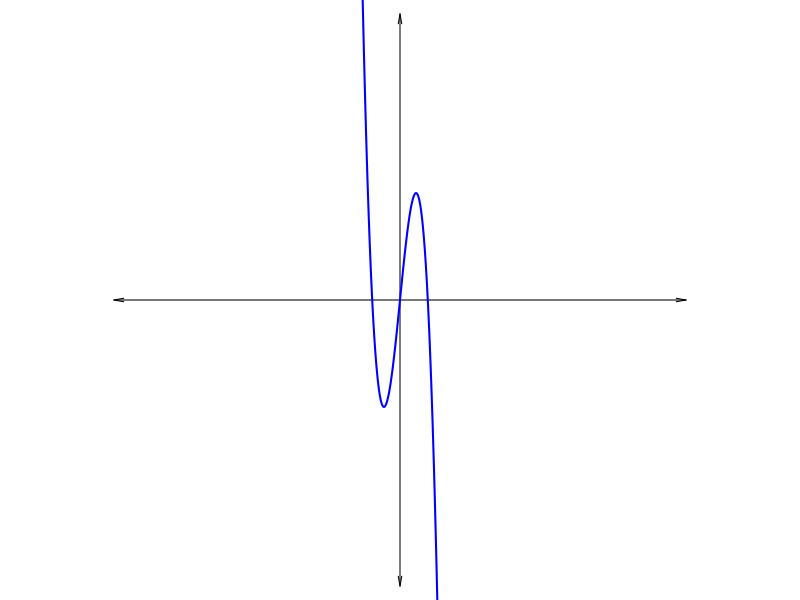
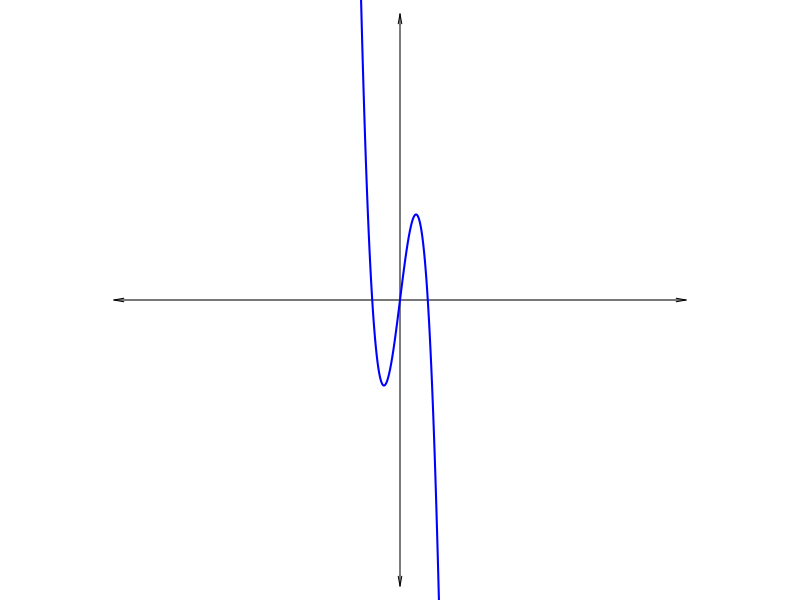
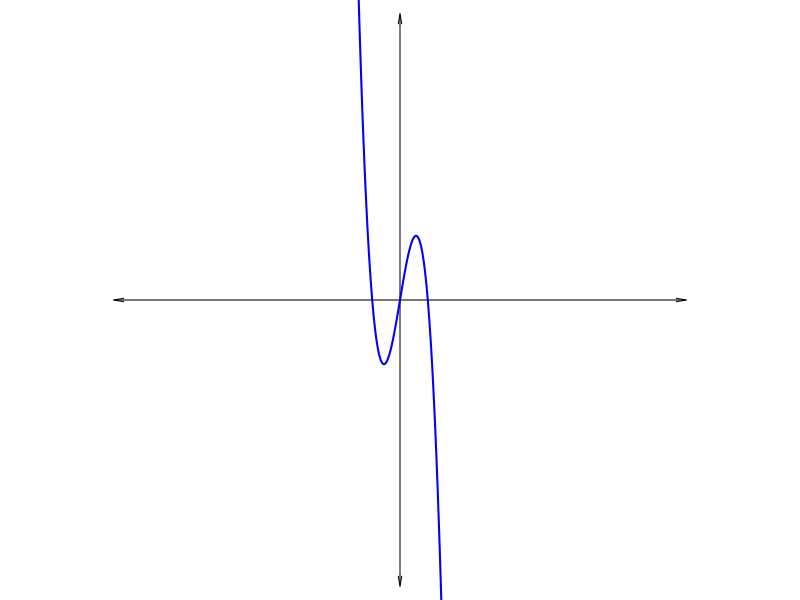
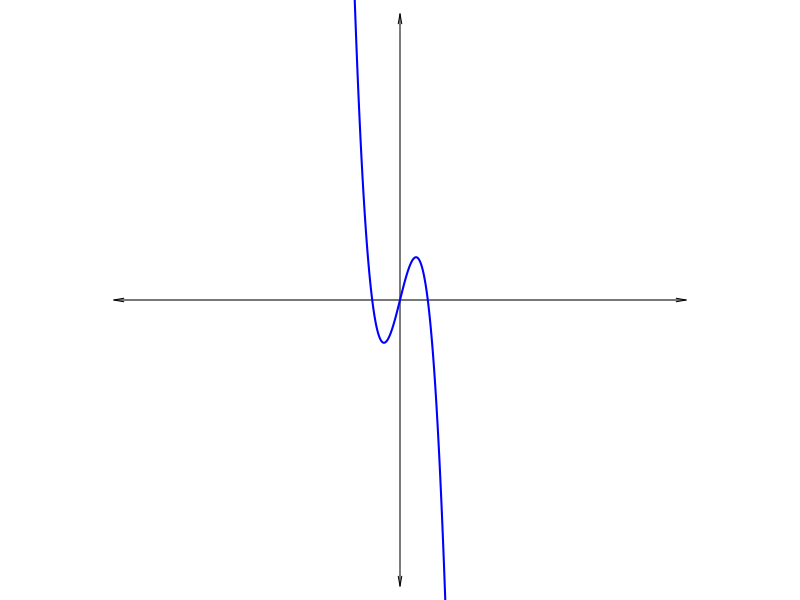
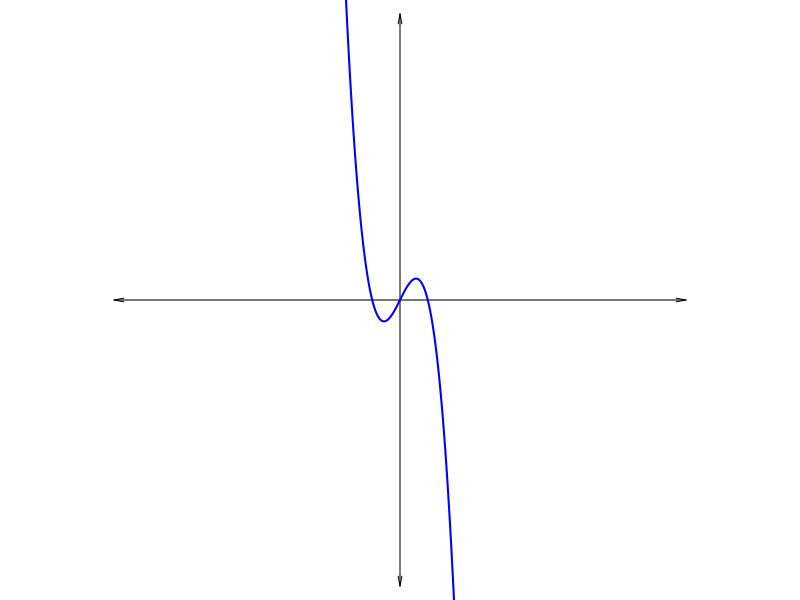
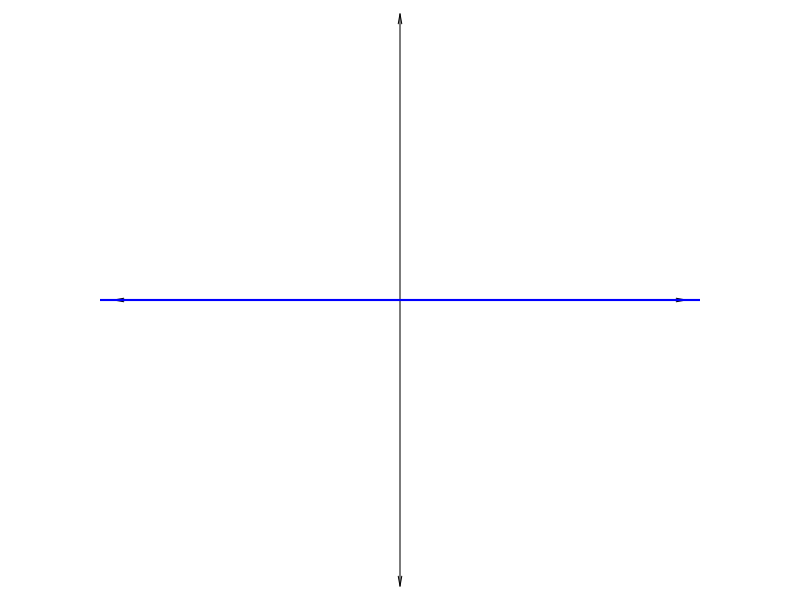
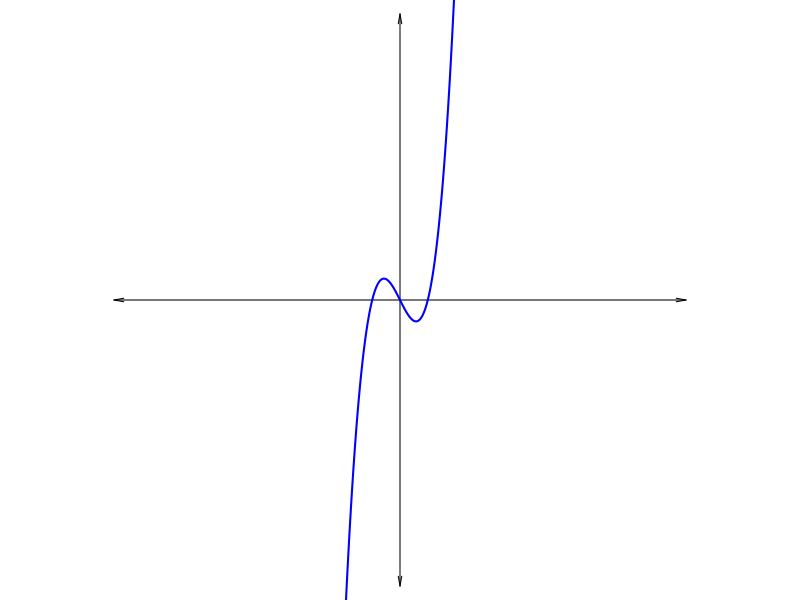
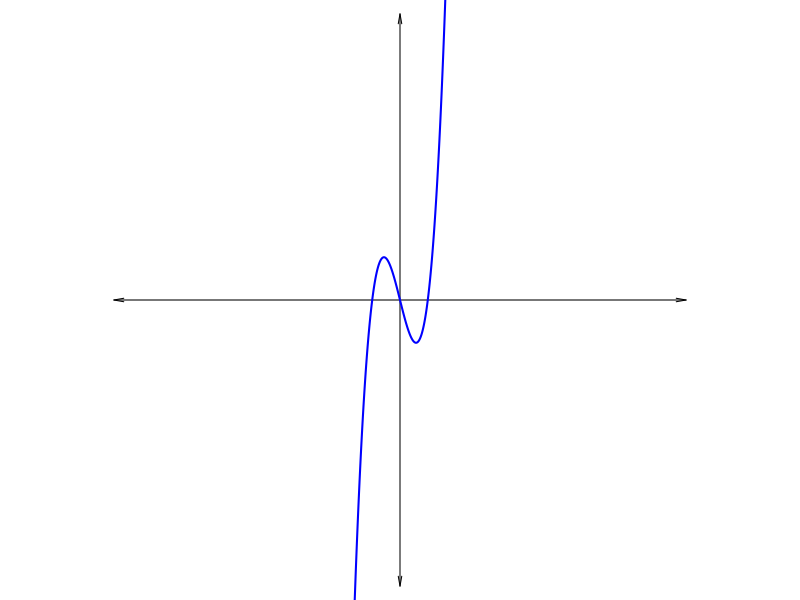

The R source for these figures, in order:
## ---- chunk 1

f = function(x){
    return(x^3-x)
}

g = function(x,t){
    return(f(x+t))
}
h = function(x,t){
    return(f(x)+t)
}
m = function(x,t){
    return(f(t*x))
}
n = function(x,t){
    return(t*f(x))
}

t = c(seq(-10,10,2),seq(10,-10,-2))
x = seq(-50,50,0.01)
gt = list()
ht = list()
mt = list()
nt = list()
for(i in 1:length(t)){
    gt[[i]] = g(x,t[i])
    ht[[i]] = h(x,t[i])
    mt[[i]] = m(x,t[i])
    nt[[i]] = n(x,t[i])
}

lis = list(gt,ht,mt,nt)

ord = sample(1:4)
sol1 = paste0(1*(1==ord),collapse="")
sol2 = paste0(1*(2==ord),collapse="")
sol3 = paste0(1*(3==ord),collapse="")
sol4 = paste0(1*(4==ord),collapse="")

ach = c("g(x) = f(x+t)",
       "h(x) = f(x)+t",
       "m(x) = f(tx)",
       "n(x) = t*f(x)"
       )
al = paste0("* ",ach,collapse="\n")

## ---- chunk 2
for(i in 1:length(t)){
    par(mar=c(0,0,0,0),pty="s")
    plot(0,0,"n",xlim=c(-10,10),ylim=c(-10,10),axes=F,ann=F)
    arrows(-10.3,0,10.3,0,0.1,10,3)
    arrows(0,-10.3,0,10.3,0.1,10,3)
    lines(x,lis[[ord[1]]][[i]],col="blue",lwd=2)
}
## ---- chunk 3
for(i in 1:length(t)){
    par(mar=c(0,0,0,0),pty="s")
    plot(0,0,"n",xlim=c(-10,10),ylim=c(-10,10),axes=F,ann=F)
    arrows(-10.3,0,10.3,0,0.1,10,3)
    arrows(0,-10.3,0,10.3,0.1,10,3)
    lines(x,lis[[ord[2]]][[i]],col="blue",lwd=2)
}
## ---- chunk 4
for(i in 1:length(t)){
    par(mar=c(0,0,0,0),pty="s")
    plot(0,0,"n",xlim=c(-10,10),ylim=c(-10,10),axes=F,ann=F)
    arrows(-10.3,0,10.3,0,0.1,10,3)
    arrows(0,-10.3,0,10.3,0.1,10,3)
    lines(x,lis[[ord[3]]][[i]],col="blue",lwd=2)
}
## ---- chunk 5
for(i in 1:length(t)){
    par(mar=c(0,0,0,0),pty="s")
    plot(0,0,"n",xlim=c(-10,10),ylim=c(-10,10),axes=F,ann=F)
    arrows(-10.3,0,10.3,0,0.1,10,3)
    arrows(0,-10.3,0,10.3,0.1,10,3)
    lines(x,lis[[ord[4]]][[i]],col="blue",lwd=2)
}
